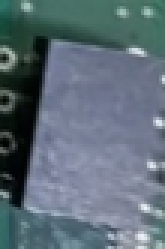
#> input picture jupyter/ver.png, 55 x 83 px (shown 3 times larger)
$ jupyter execute ver_notebook.ipynb
#> lines starting #> are read from the running program, lines starting #| are printed output that depends on the picture; after the words box and inside, x2 and y2 are one past the last pixel; in counts of white or black regions, pixels touching at a corner belong together; long printed decimals are rounded
[cell 1]
import cv2
# 读取保存的图片 （图片在当前目录下。如果不在当前目录，使用绝对路径。）
image = cv2.imread('ver.png')
#> image is the input picture: shape (83, 55, 3); mean B, G, R 119.7, 109.2, 93.6

[cell 2]
import matplotlib.pyplot as plt
# 把图片从BGR格式转换为RGB格式
image = cv2.cvtColor(image, cv2.COLOR_BGR2RGB)
# 显示图片
plt.imshow(image)
plt.show()

[cell 3]
# 将图片转换为灰色
image_gray = cv2.cvtColor(image, cv2.COLOR_RGB2GRAY)
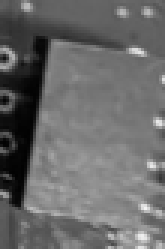
#> image_gray: shape (83, 55) (shown 3 times larger); min 2, max 242, mean 105.7
# 显示图片
plt.imshow(image_gray, cmap='gray')
plt.show()

[cell 4]
# 将图片通过固定的阈值进行二值化
_, image_gray = cv2.threshold(image_gray, 50, 255, cv2.THRESH_BINARY)
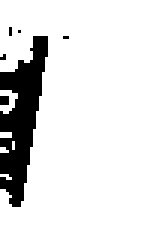
#> image_gray: shape (83, 55) (shown 3 times larger); 88.9% white; 6 black regions (5 under 20 px), largest, box (x1, y1, x2, y2) and area: (0, 12, 16, 69) 489

# 显示图片
plt.imshow(image_gray, cmap='gray')
plt.show()

[cell 5]
# 保存图片至指定的路径
cv2.imwrite("jupyter/image_gray.png", image_gray)
#> Out = True

[cell 6]
# edges = cv2.Canny(image_gray, 50, 150, apertureSize=3)  # apertureSize是sobel算子大小，只能为1,3,5，7

# # 显示图片
# plt.imshow(edges, cmap='gray')
# plt.show()

[cell 7]
kernel_for_closing = cv2.getStructuringElement(cv2.MORPH_RECT, (5, 5))
close_gray = cv2.morphologyEx(image_gray, cv2.MORPH_CLOSE, kernel_for_closing, iterations=1)
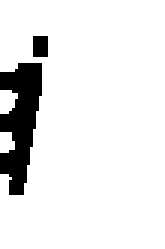
#> close_gray: shape (83, 55) (shown 3 times larger); 90.6% white; 2 black regions, box (x1, y1, x2, y2) and area: (0, 21, 14, 65) 396, (11, 12, 16, 19) 35

# 显示图片
plt.imshow(close_gray, cmap='gray')
plt.show()

[cell 8]
upper = [close_gray.shape[0], 0]
#> upper = [83, 0]
lower = [0, 0]
for i in range(close_gray.shape[0]):
    for j in range(close_gray.shape[1]):
        if close_gray[i][j] == 0:
            if i <= upper[0]:
                upper = [i, j]
            elif i >= lower[0]:
                lower = [i, j]
#> after the loop, lower = [64, 7]; upper = [12, 15]
            # upper = [min(upper[0], i), max(upper[1], j)]
            # lower = [max(lower[0], i), max(lower[1], j)]

print(upper, lower)
#| [12, 15] [64, 7]

[cell 9]
import numpy as np

angle = np.arctan( abs(upper[1] - lower[1]) / abs(upper[0] - lower[0]) )
#> angle = 0.153
print(angle)
#| 0.1526
